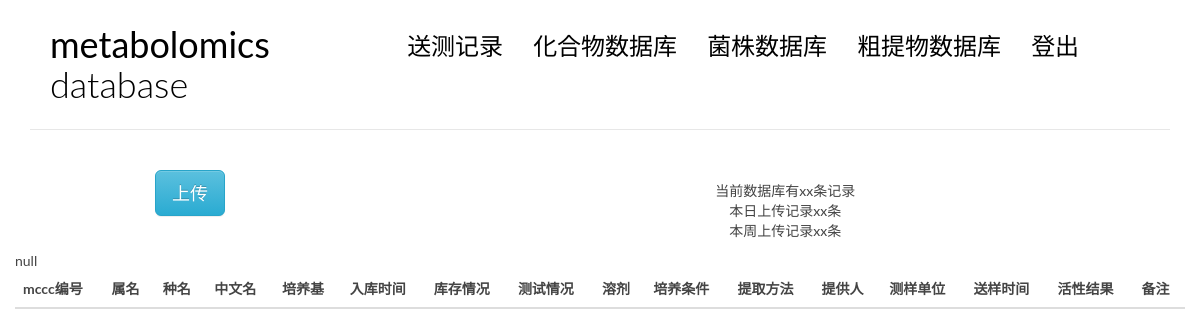
/crudeexindex/, run on an earlier commit of the app's database.
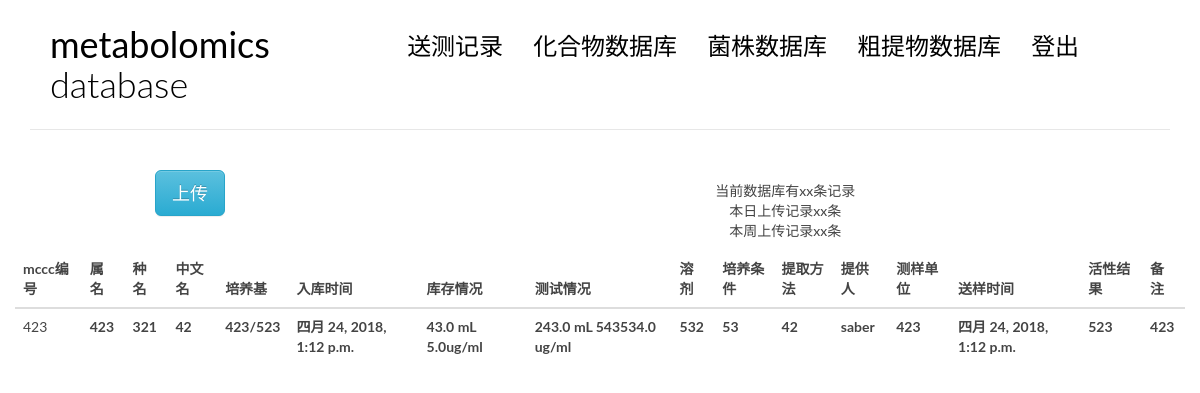
And on a later commit of the database.
### blog/models.py (models this page shows, shortened)
class crudeex(models.Model):
    crudenumber = models.CharField(max_length = 50) #粗提物编号
    mcccnumber = models.CharField(max_length = 50) #mccc编号
    genus = models.CharField(max_length = 200) #属名
    species = models.CharField(max_length = 200) #种名
    chinesename = models.CharField(max_length = 200) #中文名
    media = models.CharField(max_length = 200) #培养基
    medianumber = models.CharField(max_length = 50) #培养基编号
    mass = models.FloatField() #重量，单位mg
    stockmass = models.FloatField() #库存量，单位mg
    cointermass = models.FloatField() #样品瓶重量，单位miug
    entertime = models.DateTimeField(auto_now_add=True, editable = True) #入库时间
    entervol = models.FloatField() #入库体积
    entercol =  models.FloatField() #入库浓度
    testcol = models.FloatField() #测试浓度
    testvol = models.FloatField() #测试体积
    activecol = models.FloatField() #活性浓度
    solvent = models.CharField(max_length = 100) #溶剂
    culture = models.CharField(max_length = 500, blank = True) #培养条件
    exrmethod = models.CharField(max_length = 500, blank = True) #提取方法
    provider = models.ForeignKey(User) #提供人
    department = models.CharField(max_length=100) #测样单位
    sendtime = models.DateTimeField(auto_now_add=True,editable = True) #送样时间
    activeresult = models.CharField(max_length = 500, blank = True) #活性检测结果
    comment = models.CharField(max_length = 500, blank = True)

### blog/crudeex.py (the view)
# urls.py: url(r'^crudeexindex/$', views.crudeexindex, name='crudeexindex'),
def crudeexindex(request, msg = -1):
    lists = crudeex.objects.all()
    return render(request, 'blog/crudeex.html', context = {'tests' : lists, 'msg' : msg} )

### templates/blog/crudeex.html (shortened to what this page needs)
{% extends 'base.html' %}
{%block main %}
<body>
    <div class="row">
        <div class="col-md-4 col-sm-5 col-xs-8">
            <center>
                <button class="btn btn-info btn-primary btn-lg" data-toggle="modal" data-target="#myModal">
                    上传
                </button>
            </center>
        </div>
        <div class="col-md-8 col-sm-7 col-xs-4">
            <nav class="main-nav" role="navigation">
                <div class="collapse navbar-collapse" id="bs-example-navbar-collapse-1">
                        <ul class="list-unstyled text-center" >
                            <li>当前数据库有xx条记录</li>
                            <li>本日上传记录xx条</li>
                            <li>本周上传记录xx条</li>
                          </ul>
                </div>
            </nav>
        </div>
    </div>
    <div class="col-md-12 col-sm-7 col-xs-4">
    <table class="table table-hover">
            <thead>
                <tr>
                    <th>mccc编号</th>
                    <th>属名</th>
                    <th>种名</th>
                    <th>中文名</th>
                    <th>培养基</th>
                    <th>入库时间</th>
                    <th>库存情况</th>
                    <th>测试情况</th>
                    <th>溶剂</th>
                    <th>培养条件</th>
                    <th>提取方法</th>
                    <th>提供人</th>
                    <th>测样单位</th>
                    <th>送样时间</th>
                    <th>活性结果</th>
                    <th>备注</th>
                </tr>
            </thead>
            <tbody>
                    {% for crudeex in tests %}
                    {% if request.user == crudeex.provider %}
                    <tr class="row1 success" id = "useajax" data-toggle="modal" data-target="#alter">
                    {% else %}
                    <tr class="row1">
                    {% endif %}
                            <td class = "field-mcccnumber"> {{crudeex.mcccnumber}}</td>
                            <th class = "field-genus">{{crudeex.genus}}</th>
                            <th class = "field-species">{{crudeex.species}}</th>
                            <th class = "field-chinesename">{{crudeex.chinesename}}</th>
                            <th class = "field-media">{{crudeex.media}}/{{crudeex.medianumber}}</th>
                            <th class = "field-entertime">{{crudeex.entertime}}</th>
                            <th class = "field-entervol">{{crudeex.entervol}} mL {{crudeex.entercol}}ug/ml</th>
                            <th class = "field-testvol">{{crudeex.testvol }} mL {{crudeex.testcol}} ug/ml</th>
                            <th class = "field-solvent">{{crudeex.solvent}}</th>
                            <th class = "field-culture">{{crudeex.culture}}</th>
                            <th class = "field-exrmethod">{{crudeex.exrmethod}}</th>
                            <th class = "field-provider">{{crudeex.provider}}</th>
                            <th class = "field-department">{{crudeex.department}}</th>
                            <th class = "field-sendtime">{{crudeex.sendtime}}</th>
                            <th class = "field-activeresult">{{crudeex.activeresult}}</th>
                            <th class = "field-comment">{{crudeex.comment}}</th>
                    </tr>
                    {% empty %}
                      <div class="row1">null</div>
                    {% endfor %}
            </tbody>
        </table>
    </div>
</body>
{% endblock main %}

What changed in the data, as far as the page shows it:
added crudeex: mcccnumber "423", genus "423", species "321", chinesename "42", media "423", medianumber "523", entertime "四月 24, 2018, 1:12 p.m.", entervol "43.0", entercol "5.0", testvol "243.0", testcol "543534.0", solvent "532", culture "53", exrmethod "42", provider "saber", department "423", sendtime "四月 24, 2018, 1:12 p.m.", activeresult "523", comment "423"
Also different on the page:
text no longer shown: "null"
